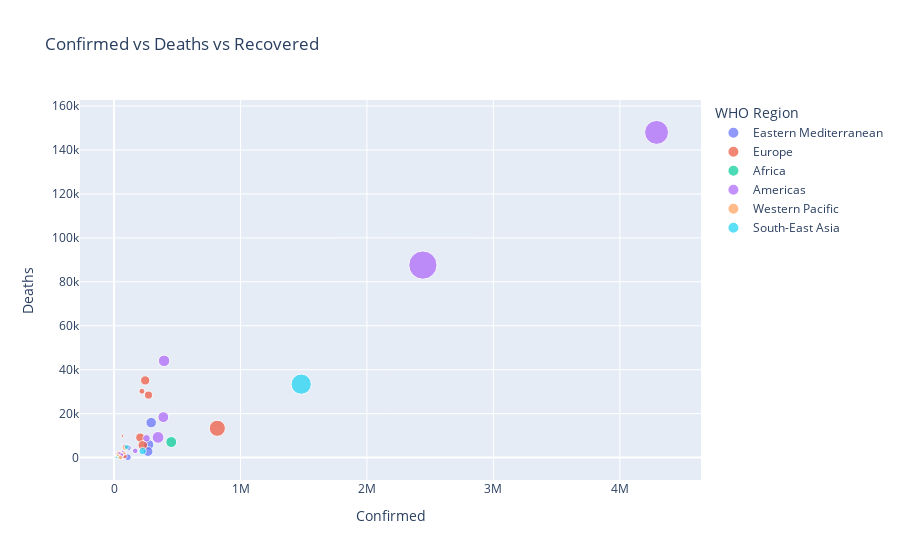

Here is the notebook cell this chart was saved with:
### Code cell
px.scatter(df, x='Confirmed',y='Deaths',size='Recovered',color='WHO Region',title='Confirmed vs Deaths vs Recovered')

### Figure 1 — Plotly figure (JSON) as saved in the notebook; plotly's stock layout.template omitted (floating-point values rounded to 4 significant figures)
{"data": [{"hovertemplate": "WHO Region=Eastern Mediterranean<br>Confirmed=%{x}<br>Deaths=%{y}<br>Recovered=%{marker.size}<extra></extra>", "legendgroup": "Eastern Mediterranean", "marker": {"color": "#636efa", "size": [25198, 36110, 4977, 34838, 255144, 77144, 1041, 55057, 1709, 577, 16553, 57028, 241026, 106328, 222936, 1543, 5939, 0, 1157, 52510, 3752, 833], "sizemode": "area", "sizeref": 4617.0, "symbol": "circle"}, "mode": "markers", "name": "Eastern Mediterranean", "orientation": "v", "showlegend": true, "type": "scatter", "x": [36263, 39482, 5059, 92482, 293606, 112585, 1176, 64379, 3882, 2827, 20887, 77058, 274289, 109597, 268934, 3196, 11424, 674, 1455, 59177, 10621, 1691], "xaxis": "x", "y": [1269, 141, 58, 4652, 15912, 4458, 11, 438, 51, 64, 316, 393, 5842, 165, 2760, 93, 720, 40, 50, 345, 78, 483], "yaxis": "y"}, {"hovertemplate": "WHO Region=Europe<br>Confirmed=%{x}<br>Deaths=%{y}<br>Recovered=%{marker.size}<extra></extra>", "legendgroup": "Europe", "marker": {"color": "#EF553B", "size": [2745, 803, 26665, 18246, 23242, 60492, 17452, 4930, 5585, 3936, 852, 11428, 12605, 1923, 6920, 81212, 922, 190314, 1374, 13, 12, 3329, 1823, 23364, 27133, 198593, 54404, 4027, 21205, 1045, 81, 1620, 4825, 665, 16154, 104, 809, 189, 5564, 8752, 32856, 35375, 25794, 602249, 657, 0, 1616, 1733, 150376, 0, 30900, 6028, 210469, 37202, 1437, 11674], "sizemode": "area", "sizeref": 4617.0, "symbol": "circle"}, "mode": "markers", "name": "Europe", "orientation": "v", "showlegend": true, "type": "scatter", "x": [4880, 907, 37390, 20558, 30446, 67251, 66428, 10498, 10621, 4881, 1060, 15516, 13761, 2034, 7398, 220352, 1137, 207112, 4227, 14, 12, 4448, 1854, 25892, 63985, 246286, 84648, 7413, 33296, 1219, 86, 2019, 6321, 701, 23154, 116, 2893, 53413, 10213, 9132, 43402, 50299, 45902, 816680, 699, 24141, 2181, 2087, 272421, 79395, 34477, 7235, 227019, 67096, 301708, 21209], "xaxis": "x", "y": [144, 52, 711, 713, 423, 538, 9822, 294, 347, 139, 19, 373, 613, 69, 329, 30212, 16, 9125, 202, 0, 0, 596, 10, 1764, 474, 35112, 585, 185, 1301, 31, 1, 80, 112, 9, 748, 4, 45, 6160, 466, 255, 1676, 1719, 2206, 13334, 42, 543, 28, 116, 28432, 5700, 1978, 60, 5630, 1636, 45844, 121], "yaxis": "y"}, {"hovertemplate": "WHO Region=Africa<br>Confirmed=%{x}<br>Deaths=%{y}<br>Recovered=%{marker.size}<extra></extra>", "legendgroup": "Africa", "marker": {"color": "#00cc96", "size": [18837, 242, 1036, 63, 926, 301, 1550, 14539, 1546, 810, 328, 829, 5700, 10361, 842, 191, 1025, 6386, 4682, 66, 29801, 6257, 803, 7833, 128, 646, 6260, 1645, 1913, 4653, 332, 0, 101, 1027, 18203, 975, 734, 6477, 39, 1317, 274925, 1175, 183, 607, 986, 8, 2815, 542], "sizemode": "area", "sizeref": 4617.0, "symbol": "circle"}, "mode": "markers", "name": "Africa", "orientation": "v", "showlegend": true, "type": "scatter", "x": [27973, 950, 1770, 739, 1100, 378, 2328, 17110, 4599, 922, 354, 3200, 8844, 15655, 3071, 265, 2316, 14547, 7189, 326, 33624, 7055, 1954, 17975, 505, 1167, 9690, 3664, 2513, 6208, 344, 1701, 1843, 1132, 41180, 1879, 865, 9764, 114, 1783, 452529, 2305, 509, 874, 1128, 10, 4552, 2704], "xaxis": "x", "y": [1163, 41, 35, 2, 53, 1, 22, 391, 59, 75, 7, 54, 208, 96, 51, 0, 34, 228, 49, 8, 168, 45, 26, 285, 12, 72, 91, 99, 124, 156, 10, 11, 8, 69, 860, 5, 14, 194, 0, 66, 7067, 46, 21, 18, 2, 1, 140, 36], "yaxis": "y"}, {"hovertemplate": "WHO Region=Americas<br>Confirmed=%{x}<br>Deaths=%{y}<br>Recovered=%{marker.size}<extra></extra>", "legendgroup": "Americas", "marker": {"color": "#ab63fa", "size": [65, 72575, 91, 94, 26, 21478, 1846641, 0, 319954, 131161, 3824, 2351, 18, 30204, 34896, 7778, 23, 32455, 181, 4365, 5039, 714, 303810, 2492, 35086, 2905, 272547, 15, 22, 39, 925, 128, 1325804, 951, 9959], "sizemode": "area", "sizeref": 4617.0, "symbol": "circle"}, "mode": "markers", "name": "Americas", "orientation": "v", "showlegend": true, "type": "scatter", "x": [86, 167416, 382, 110, 48, 71181, 2442375, 116458, 347923, 257101, 15841, 2532, 18, 64156, 81161, 15035, 23, 45309, 389, 7340, 39741, 853, 395489, 3439, 61442, 4548, 389717, 17, 24, 52, 1483, 148, 4290259, 1202, 15988], "xaxis": "x", "y": [3, 3059, 11, 7, 2, 2647, 87618, 8944, 9187, 8777, 115, 87, 0, 1083, 5532, 408, 0, 1761, 20, 158, 1166, 10, 44022, 108, 1322, 43, 18418, 0, 0, 0, 24, 8, 148011, 35, 146], "yaxis": "y"}, {"hovertemplate": "WHO Region=Western Pacific<br>Confirmed=%{x}<br>Deaths=%{y}<br>Recovered=%{marker.size}<extra></extra>", "legendgroup": "Western Pacific", "marker": {"color": "#FFA15A", "size": [9311, 138, 147, 78869, 18, 21970, 19, 8601, 222, 1514, 11, 26446, 45692, 13007, 440, 365], "sizemode": "area", "sizeref": 4617.0, "symbol": "circle"}, "mode": "markers", "name": "Western Pacific", "orientation": "v", "showlegend": true, "type": "scatter", "x": [15303, 141, 226, 86783, 27, 31142, 20, 8904, 289, 1557, 62, 82040, 50838, 14203, 462, 431], "xaxis": "x", "y": [167, 3, 0, 4656, 0, 998, 0, 124, 0, 22, 0, 1945, 27, 300, 7, 0], "yaxis": "y"}, {"hovertemplate": "WHO Region=South-East Asia<br>Confirmed=%{x}<br>Deaths=%{y}<br>Recovered=%{marker.size}<extra></extra>", "legendgroup": "South-East Asia", "marker": {"color": "#19d3f3", "size": [125683, 86, 292, 951166, 58173, 2547, 13754, 2121, 3111, 0], "sizemode": "area", "sizeref": 4617.0, "symbol": "circle"}, "mode": "markers", "name": "South-East Asia", "orientation": "v", "showlegend": true, "type": "scatter", "x": [226225, 99, 350, 1480073, 100303, 3369, 18752, 2805, 3297, 24], "xaxis": "x", "y": [2965, 0, 6, 33408, 4838, 15, 48, 11, 58, 0], "yaxis": "y"}], "layout": {"legend": {"itemsizing": "constant", "title": {"text": "WHO Region"}, "tracegroupgap": 0}, "title": {"text": "Confirmed vs Deaths vs Recovered"}, "xaxis": {"anchor": "y", "domain": [0, 1], "title": {"text": "Confirmed"}}, "yaxis": {"anchor": "x", "domain": [0, 1], "title": {"text": "Deaths"}}}}
